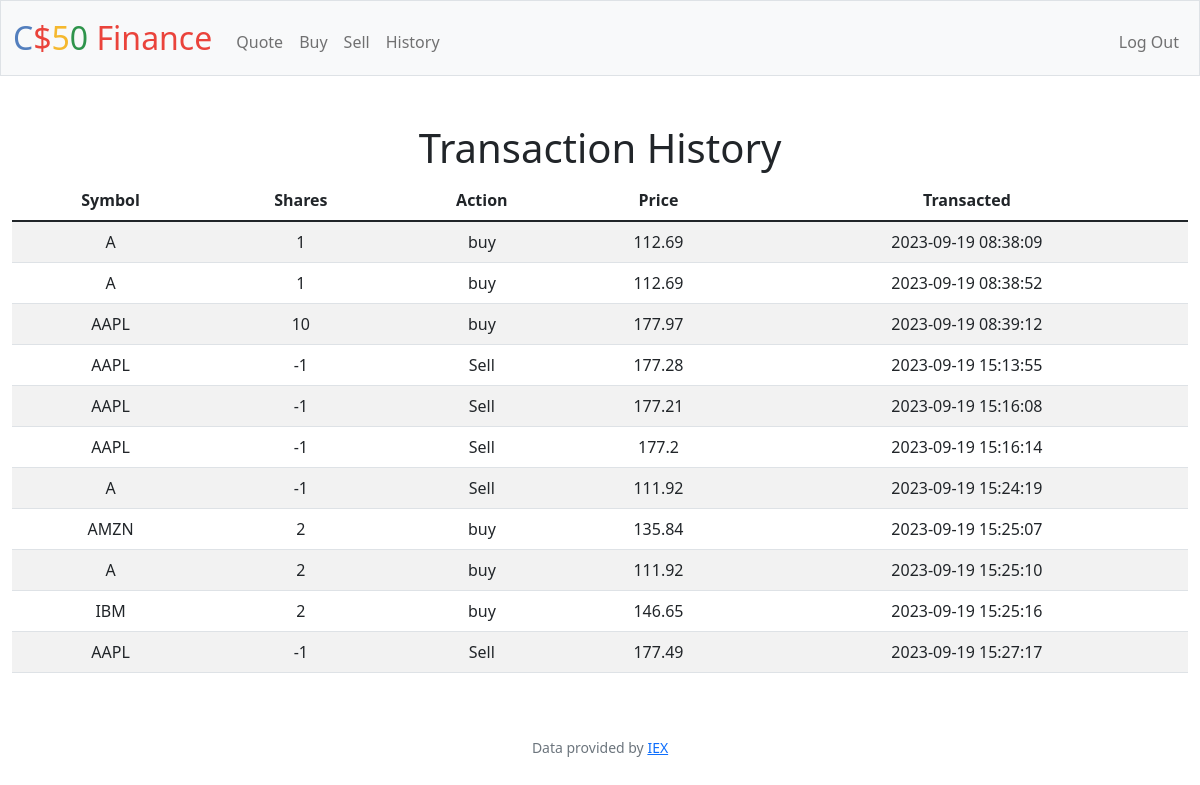
Screenshot of /history (signed in) with the database file from the repository.
### tables this page shows
CREATE TABLE 'history' ('user_id' INTEGER NOT NULL, 'symbol' TEXT NOT NULL, 'shares' INTEGER NOT NULL,'action' TEXT NOT NULL, 'price' REAL NOT NULL, 'transacted' TIMESTAMP DEFAULT CURRENT_TIMESTAMP NOT NULL);

### app.py (the view)
@app.route("/history")
@login_required
def history():
    rows = db.execute("SELECT * FROM history WHERE user_id = :userid", userid=session["user_id"])
    return render_template("history.html", rows=rows)

### app.py (called while the page is built)
@app.after_request
def after_request(response):
    response.headers["Cache-Control"] = "no-cache, no-store, must-revalidate"
    response.headers["Expires"] = 0
    response.headers["Pragma"] = "no-cache"
    return response

### helpers.py (called while the page is built)
def login_required(f):
    @wraps(f)
    def decorated_function(*args, **kwargs):
        if session.get("user_id") is None:
            return redirect("/login")
        return f(*args, **kwargs)
    return decorated_function

### templates/history.html (shortened to what this page needs)
{% extends "layout.html" %}
{% block main %}
<h1>Transaction History</h1>
    <table class="table table-striped">
        <thead>
            <tr>
                <th scope="col">Symbol</th>
                <th scope="col">Shares</th>
                <th scope="col">Action</th>
                <th scope="col">Price</th>
                <th scope="col">Transacted</th>
            </tr>
        </thead>
        <tbody>
            {% for row in rows %}
                <tr>
                    <td>{{row['symbol']}}</td>
                    <td>{{row['shares']}}</td>
                    <td>{{row['action']}}</td>
                    <td>{{row['price']}}</td>
                    <td>{{row['transacted']}}</td>
                </tr>
            {% endfor %}
        </tbody>
    </table>
{% endblock %}

### templates/layout.html (shortened to what this page needs)
<!DOCTYPE html>
<html lang="en">
    <head>
        <link href="https://cdn.jsdelivr.net/npm/bootstrap@5.1.3/dist/css/bootstrap.min.css" rel="stylesheet">
        <link href="/static/styles.css" rel="stylesheet">
    </head>
    <body>
        <nav class="bg-light border navbar navbar-expand-md navbar-light">
            <div class="container-fluid">
                <a class="navbar-brand" href="/"><span class="blue">C</span><span class="red">$</span><span class="yellow">5</span><span class="green">0</span> <span class="red">Finance</span></a>
                <div class="collapse navbar-collapse" id="navbar">
                    {% if session["user_id"] %}
                        <ul class="navbar-nav me-auto mt-2">
                            <li class="nav-item"><a class="nav-link" href="/quote">Quote</a></li>
                            <li class="nav-item"><a class="nav-link" href="/buy">Buy</a></li>
                            <li class="nav-item"><a class="nav-link" href="/sell">Sell</a></li>
                            <li class="nav-item"><a class="nav-link" href="/history">History</a></li>
                        </ul>
                        <ul class="navbar-nav ms-auto mt-2">
                            <li class="nav-item"><a class="nav-link" href="/logout">Log Out</a></li>
                        </ul>
                    {% else %}
                        <ul class="navbar-nav ms-auto mt-2">
                            <li class="nav-item"><a class="nav-link" href="/register">Register</a></li>
                            <li class="nav-item"><a class="nav-link" href="/login">Log In</a></li>
                        </ul>
                    {% endif %}
                </div>
            </div>
        </nav>
        <main class="container-fluid py-5 text-center">
            {% block main %}{% endblock %}
        </main>
        <footer class="mb-5 small text-center text-muted">
            Data provided by <a href="https://iexcloud.io/">IEX</a>
        </footer>
    </body>
</html>

### static/styles.css (style rules this page uses)
nav .navbar-brand { font-size: xx-large; }
nav .navbar-brand .blue { color: #537fbe; }
nav .navbar-brand .red { color: #ea433b; }
nav .navbar-brand .yellow { color: #f5b82e; }
nav .navbar-brand .green { color: #2e944b; }

### rows the page displays
history: symbol "A", shares "1", action "buy", price "112.69", transacted "2023-09-19 08:38:09"
history: symbol "A", shares "1", action "buy", price "112.69", transacted "2023-09-19 08:38:52"
history: symbol "AAPL", shares "10", action "buy", price "177.97", transacted "2023-09-19 08:39:12"
history: symbol "AAPL", shares "-1", action "Sell", price "177.28", transacted "2023-09-19 15:13:55"
history: symbol "AAPL", shares "-1", action "Sell", price "177.21", transacted "2023-09-19 15:16:08"
history: symbol "AAPL", shares "-1", action "Sell", price "177.2", transacted "2023-09-19 15:16:14"
history: symbol "A", shares "-1", action "Sell", price "111.92", transacted "2023-09-19 15:24:19"
history: symbol "AMZN", shares "2", action "buy", price "135.84", transacted "2023-09-19 15:25:07"
history: symbol "A", shares "2", action "buy", price "111.92", transacted "2023-09-19 15:25:10"
history: symbol "IBM", shares "2", action "buy", price "146.65", transacted "2023-09-19 15:25:16"
history: symbol "AAPL", shares "-1", action "Sell", price "177.49", transacted "2023-09-19 15:27:17"
